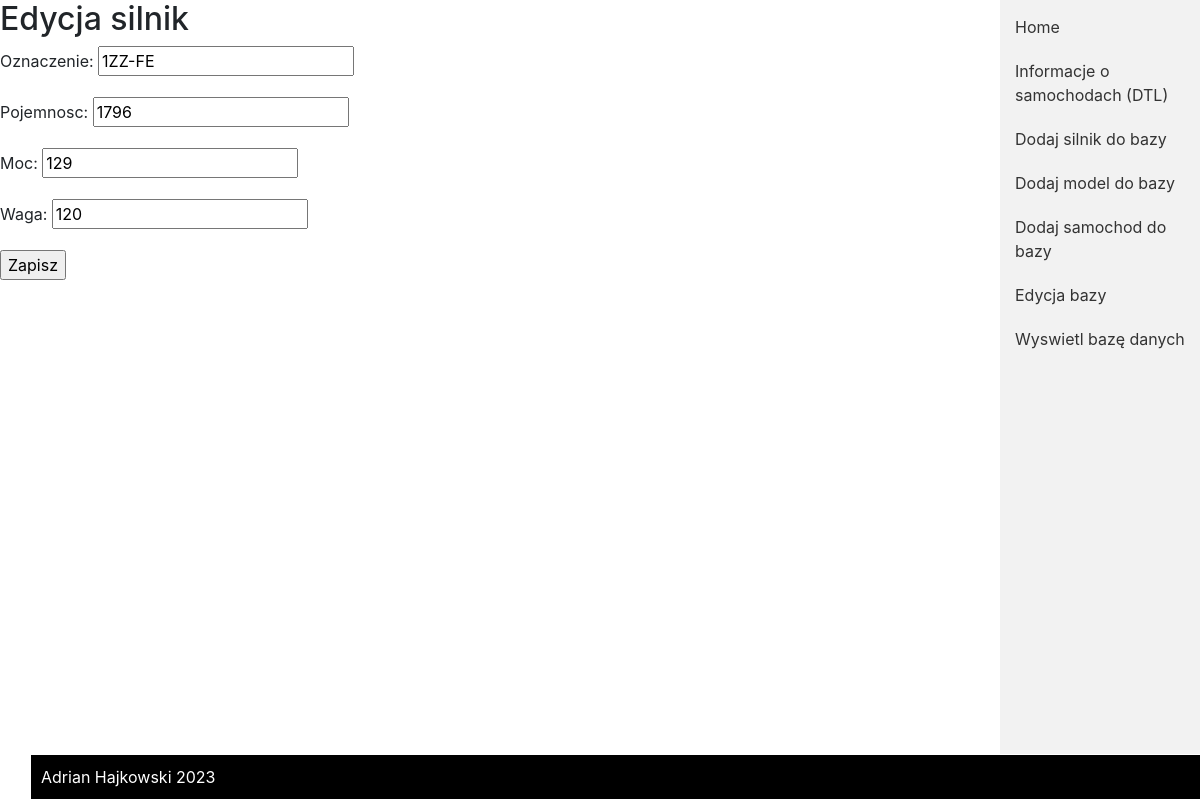
Page /edit/silnik/2/ (signed in) on the committed database.
### myapp/models.py (models this page shows, shortened)
class Silnik(models.Model):
    oznaczenie = models.CharField(max_length=50, validators=[validate_not_empty])
    pojemnosc = models.IntegerField(validators=[validate_not_empty, validate_greater_than_zero])
    moc = models.IntegerField(validators=[validate_not_empty, validate_greater_than_zero])
    waga = models.IntegerField(validators=[validate_not_empty, validate_greater_than_zero])
    objects = models.Manager()
    class Meta:
        verbose_name = "Silnik"
        verbose_name_plural = "Silniki"
        ordering = ['oznaczenie']

### myapp/views.py (the view, shortened to what this page needs)
def edit(request, model, pk):
    if model == 'silnik':
        instance = get_object_or_404(Silnik, pk=pk)
        if request.method == 'POST':
            form = SilnikForm(request.POST, instance=instance)
            if form.is_valid():
                form.save()
                return redirect('index')
        else:
            form = SilnikForm(instance=instance)
    return render(request, 'edit.html', {
        'model': model,
        'form': form
    })

### myapp/forms.py (shortened to what this page needs)
class SilnikForm(forms.ModelForm):
    class Meta:
        model = Silnik
        fields = ['oznaczenie','pojemnosc','moc','waga']
        labels = {
            'oznaczenie' : 'Oznaczenie',
            'pojemnosc' : 'Pojemnosc',
            'moc' : 'Moc',
            'waga' : 'Waga'
        }

### templates/edit.html (shortened to what this page needs)
{% extends 'base.html' %}
{% block content %}
    <h2>Edycja {{ model }}</h2>
    <form method="post" action="">
        {{ form.as_p }}
        <input type="submit" value="Zapisz">
    </form>
{% endblock %}

### rows in the picture
Silnik: oznaczenie "1ZZ-FE", pojemnosc "1796", moc "129", waga "120"

### other values in the picture
{{ model }} "silnik"
